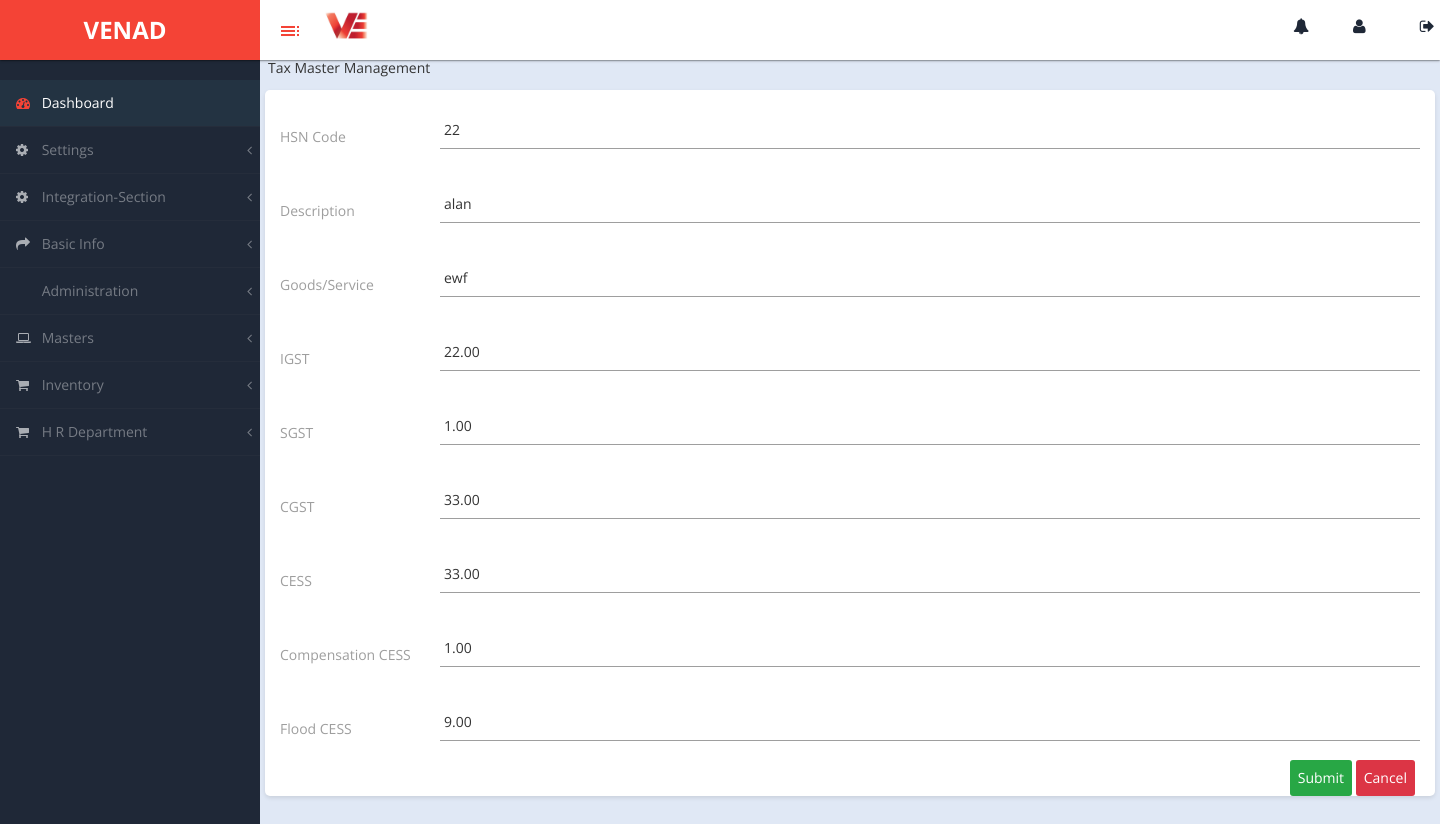
Screenshot of /taxmasteredit/10/ with the database file from the repository.
### venadapp/models.py (models this page shows)
class taxmaster(models.Model):
    hs_code = models.CharField(max_length=15, null=True)
    description = models.CharField(max_length=255, null=True)
    goods_service = models.CharField(max_length=10, null=True)  # Consider using choices here if applicable
    igst = models.DecimalField(max_digits=5, decimal_places=2, default=0.00)
    sgst = models.DecimalField(max_digits=5, decimal_places=2, default=0.00)
    cgst = models.DecimalField(max_digits=5, decimal_places=2, default=0.00)
    cess = models.DecimalField(max_digits=5, decimal_places=2, default=0.00)
    compensation_cess = models.DecimalField(max_digits=5, decimal_places=2, default=0.00)
    flood_cess = models.DecimalField(max_digits=5, decimal_places=2, default=0.00)

### venadapp/views.py (the view)
# urls.py: path('taxmasteredit/<id>/', views.edit_taxmaster),
def edit_taxmaster(request, id):
    objtaxmaster = get_object_or_404(taxmaster, pk=id)  # Retrieve the financial year object
    context = {
        'taxmaster': objtaxmaster
    }
    return render(request, 'taxmasteredit.html', context)

### templates/taxmasteredit.html (shortened to what this page needs)
<!DOCTYPE html>
{% load static %}
<head>
    <link rel="stylesheet" href="https://cdn.datatables.net/1.11.5/css/jquery.dataTables.min.css">
    <link rel="stylesheet" href="https://cdnjs.cloudflare.com/ajax/libs/font-awesome/5.15.4/css/all.min.css">
</head>
<body>
    {% include 'base.html' %}
    <div id="page-wrapper">
        <div class="header">
            <div class="navbar2">
                <p class="tax-master">Tax Master Management</p>
            </div>
        </div>
        <div class="container">
            <form action="/savetaxmasteredit/" method="post" >{% csrf_token %}
                <div class="form-group">
                    <label for="hsCode">HSN Code</label>
                    <input type="text" name="hsCode" value="{{ taxmaster.hs_code }}" placeholder="HSN Code" required>
                </div>
                <div class="form-group">
                    <label for="description">Description</label>
                    <input type="text" name="description" value="{{ taxmaster.description }}" placeholder="Description" required>
                </div>
                <div class="form-group">
                    <label for="goodsService">Goods/Service</label>
                    <input type="text" name="goodsService" value="{{ taxmaster.goods_service }}" placeholder="Goods/Service" required>
                </div>
                <div class="form-group">
                    <label for="igst">IGST</label>
                    <input type="text" name="igst" value="{{ taxmaster.igst }}" placeholder="IGST">
                </div>
                <div class="form-group">
                    <label for="sgst">SGST</label>
                    <input type="text" name="sgst" value="{{ taxmaster.sgst}}" placeholder="SGST">
                </div>
                <div class="form-group">
                    <label for="cgst">CGST</label>
                    <input type="text" name="cgst" value="{{ taxmaster.cgst}}" placeholder="CGST">
                </div>
                <div class="form-group">
                    <label for="cess">CESS</label>
                    <input type="text" name="cess" value="{{ taxmaster.cess }}" placeholder="CESS">
                </div>
                <div class="form-group">
                    <label for="compensationCess">Compensation CESS</label>
                    <input type="text" name="compensationCess" value="{{ taxmaster.compensation_cess }}" placeholder="Compensation CESS">
                </div>
                <div class="form-group">
                    <label for="floodCess">Flood CESS</label>
                    <input type="text" name="floodCess" value="{{ taxmaster.flood_cess}}" placeholder="Flood CESS">
                </div>
                <div class="button-container">
                    <button type="submit" class="submit">Submit</button>
                    <button type="button" class="cancel" onclick="window.location.href='/taxmaster/'">Cancel</button>
                </div>
            </form>
        </div>
    </div>
</body>
</html>

### static/css/custom-styles.css (style rules this page uses)
body { font-family: 'Open Sans', sans-serif; background: #1F2837; }
#page-wrapper { padding: 15px 15px; min-height: 600px; background: #ececec; }
p { font-size: 14px; line-height:25px; }
label { display: inline-block; max-width: 100%; margin-bottom: 5px; font-weight: 400; }
#page-wrapper { position: relative; top: 55px; -moz-box-shadow: 0 0 10px #757575; }
#page-wrapper { background: #e0e8f5; }
@media (min-width:768px) { #page-wrapper { margin: 0 0 0 260px; padding: 0; min-height: 1200px; } }

### templates/taxmasteredit.html (style rules this page uses)
body { font-family: Arial, sans-serif; background-color: #f5f5f5; }
.container { max-width: 400px; margin: 50px auto; padding: 20px; background-color: #ffffff; border-radius: 5px; box-shadow: 0 2px 4px rgba(0, 0, 0, 0.1); position: relative; }
.form-group { margin-bottom: 20px; display: flex; align-items: center; }
label { width: 150px; margin-right: 10px; }
input[type="text"], input[type="file"] { flex: 1; padding: 10px; border: 1px solid #ccc; border-radius: 3px; }
button { display: inline-block; padding: 8px; border: none; border-radius: 3px; cursor: pointer; margin-right: 10px; }
button.submit { background-color: #28a745; color: #ffffff; }
button.cancel { background-color: #dc3545; color: #ffffff; }
.button-container { position: absolute; bottom: 0px; right: 20px; }

### templates/base.html (style rules this page uses)
.navbar2 { display: flex; align-items: center; padding-left: 8px; }

### rows the page displays
taxmaster: hsCode "22", description "alan", goodsService "ewf", igst "22.00", sgst "1.00", cgst "33.00", cess "33.00", compensationCess "1.00", floodCess "9.00"
